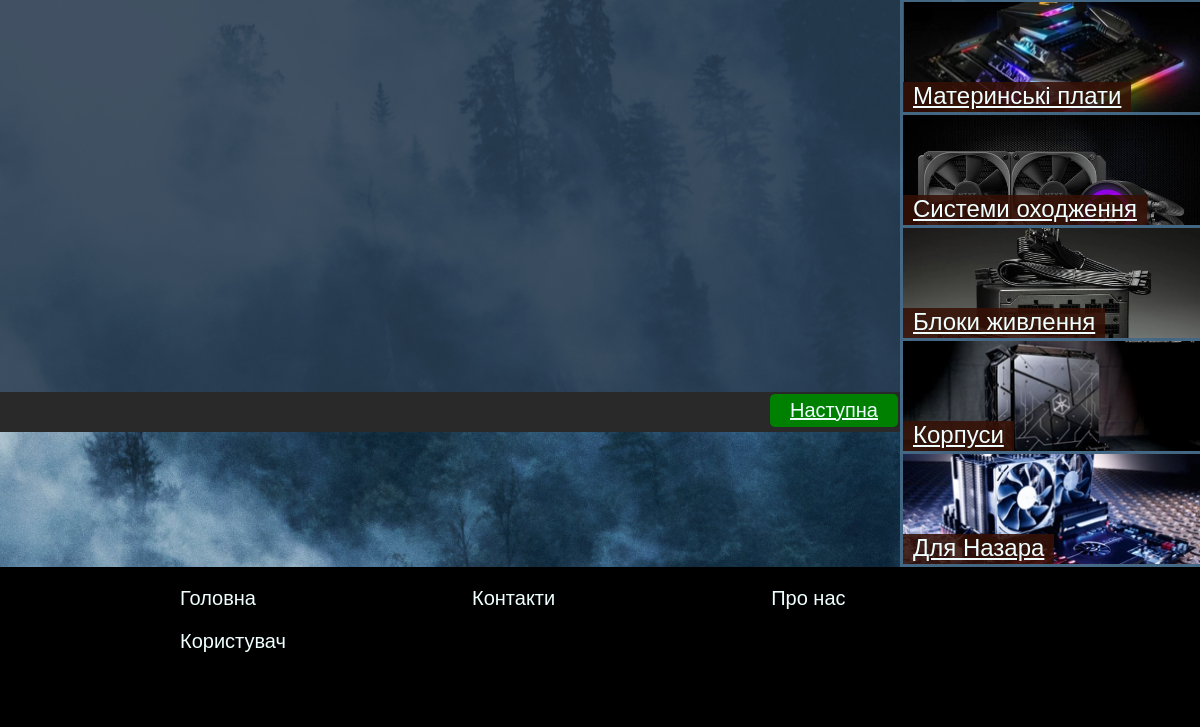
Before: /category/Процесори/0 (lower part) with the older database file.
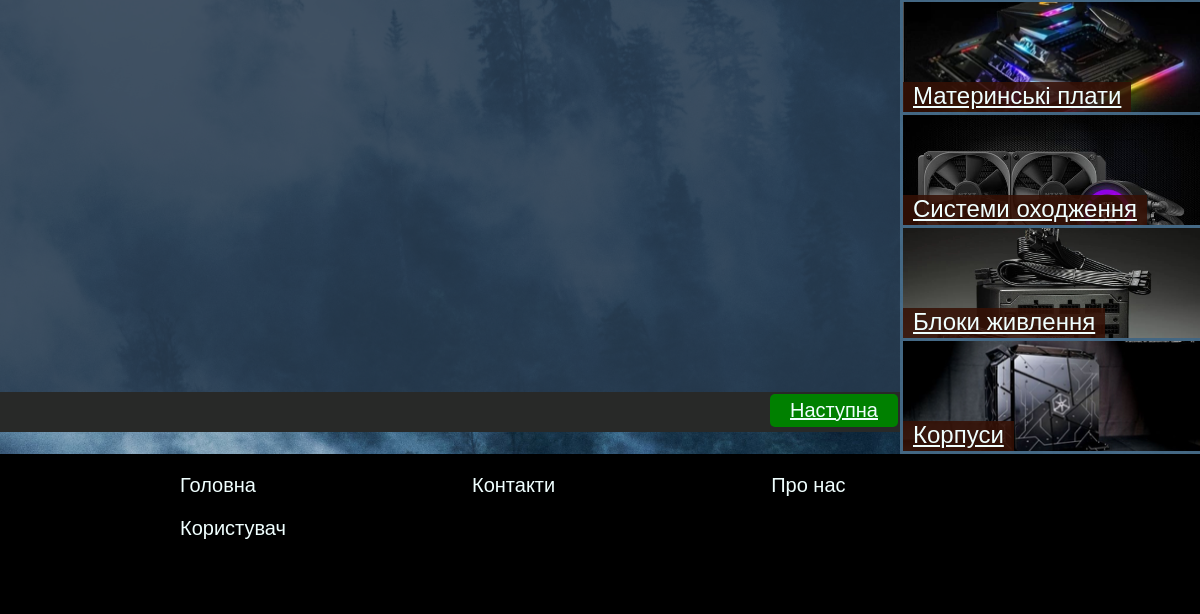
After: the same page with the newer database file.
### Shop/models.py (models this page shows, shortened)
class Category(models.Model):
    name = models.CharField(max_length=20, verbose_name="Назва")
    img_cat = models.ImageField(upload_to='img_category', default='img_category/category.jpg')
    class Meta:
        verbose_name = "Категорія"
        verbose_name_plural = "Категорії"

### Shop/views.py (the view)
# urls.py: path("category/<str:name>/<int:id>", views.category, name="category"),
def category(request, name=None, id=None):
    cat = get_object_or_404(Category, name=name)
    products = Products.objects.filter(category=cat.id).order_by("-published_date")  # сортує по даті додавання
    long = len(products)
    start = id
    id += 10
    if id > long:
        id = long
        start = id - (id % 10)
    product = products[start:id]
    category = Category.objects.all()
    context = {
        "name": name,
        "long": long,
        "product": product,
        "category": category,
        "i": id
    }
    if request.user.username:
        user = User.objects.get(username=request.user.username)
        userinfo = UserInfo(user)
        basket = BasketDict(user)
        Uinfo = {
            "basket": len(basket[0]),
            "sum": basket[1],
            "user": user,
            "userinfo": userinfo
        }
        context.update(Uinfo)
    else:
        context.update(NoUserOrder(request))
    return render(request, 'Shop/category.html', context=context)

### Shop/views.py (called while the page is built, shortened)
def NoUserOrder(request):
    sess = request.session.get('sess')
    if sess == None:
        return []

### template/Shop/category.html (shortened to what this page needs)
{% extends "Shop/base.html" %}
{% block content1 %}
{% for cat in category %}
    <div class="category" style="background-image: url('{{ cat.img_cat.url }}');">
        <a id="category" href="{% url 'category' name=cat.name id=0 %}">{{ cat.name }}</a>
    </div>
{% endfor %}
{% endblock %}
{% block content2 %}
<table id="navi">
        <tr>
            <td><a href="{% url 'category' name=name id=i %}" id="button_right">Наступна</a></td>
        </tr>
</table>
{% endblock %}

Changed rows visible on the page:
removed Category: img_cat (picture), name "Для Назара"
